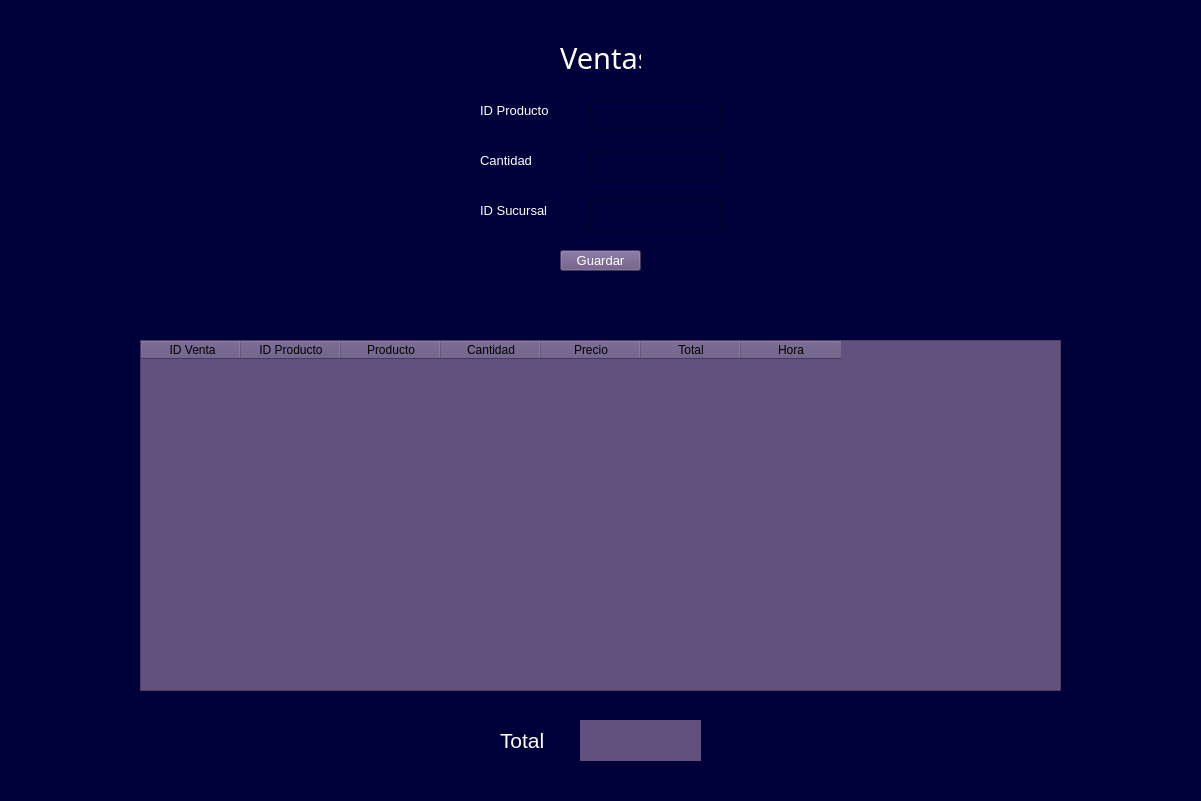
<?xml version="1.0" encoding="UTF-8"?>
<ui version="4.0">
 <class>Form</class>
 <widget class="QWidget" name="Form">
  <property name="geometry">
   <rect>
    <x>0</x>
    <y>0</y>
    <width>1201</width>
    <height>801</height>
   </rect>
  </property>
  <property name="maximumSize">
   <size>
    <width>1201</width>
    <height>801</height>
   </size>
  </property>
  <property name="windowTitle">
   <string>Form</string>
  </property>
  <property name="styleSheet">
   <string notr="true">QWidget#Form{
background-color:rgb(0, 0, 58);}
</string>
  </property>
  <widget class="QLabel" name="label_61">
   <property name="geometry">
    <rect>
     <x>560</x>
     <y>40</y>
     <width>81</width>
     <height>36</height>
    </rect>
   </property>
   <property name="font">
    <font>
     <family>Brush Script MT</family>
     <pointsize>22</pointsize>
     <weight>50</weight>
     <italic>false</italic>
     <bold>false</bold>
    </font>
   </property>
   <property name="styleSheet">
    <string notr="true">font: 22pt &quot;Brush Script MT&quot;;
color: rgb(255, 255, 255);</string>
   </property>
   <property name="text">
    <string>Ventas</string>
   </property>
  </widget>
  <widget class="QLabel" name="label_13">
   <property name="geometry">
    <rect>
     <x>480</x>
     <y>100</y>
     <width>88</width>
     <height>21</height>
    </rect>
   </property>
   <property name="font">
    <font>
     <pointsize>10</pointsize>
    </font>
   </property>
   <property name="styleSheet">
    <string notr="true">color: rgb(255, 255, 255);</string>
   </property>
   <property name="text">
    <string>ID Producto</string>
   </property>
  </widget>
  <widget class="QLabel" name="label_7">
   <property name="geometry">
    <rect>
     <x>480</x>
     <y>150</y>
     <width>65</width>
     <height>21</height>
    </rect>
   </property>
   <property name="font">
    <font>
     <pointsize>10</pointsize>
    </font>
   </property>
   <property name="styleSheet">
    <string notr="true">color: rgb(255, 255, 255);</string>
   </property>
   <property name="text">
    <string>Cantidad</string>
   </property>
  </widget>
  <widget class="QLabel" name="label_12">
   <property name="geometry">
    <rect>
     <x>480</x>
     <y>200</y>
     <width>85</width>
     <height>21</height>
    </rect>
   </property>
   <property name="font">
    <font>
     <pointsize>10</pointsize>
    </font>
   </property>
   <property name="styleSheet">
    <string notr="true">color: rgb(255, 255, 255);</string>
   </property>
   <property name="text">
    <string>ID Sucursal</string>
   </property>
  </widget>
  <widget class="QLineEdit" name="AgregaVentaID">
   <property name="geometry">
    <rect>
     <x>590</x>
     <y>100</y>
     <width>131</width>
     <height>31</height>
    </rect>
   </property>
   <property name="font">
    <font>
     <pointsize>10</pointsize>
    </font>
   </property>
   <property name="styleSheet">
    <string notr="true">background-color:rgb(0, 0, 58); 
color: rgb(255, 255, 255);</string>
   </property>
   <property name="text">
    <string/>
   </property>
  </widget>
  <widget class="QLineEdit" name="AgregaVentaCant">
   <property name="geometry">
    <rect>
     <x>590</x>
     <y>150</y>
     <width>131</width>
     <height>31</height>
    </rect>
   </property>
   <property name="font">
    <font>
     <pointsize>10</pointsize>
    </font>
   </property>
   <property name="styleSheet">
    <string notr="true">background-color:rgb(0, 0, 58); 
color: rgb(255, 255, 255);</string>
   </property>
   <property name="text">
    <string/>
   </property>
  </widget>
  <widget class="QLineEdit" name="AgregaVentaSuc_2">
   <property name="geometry">
    <rect>
     <x>590</x>
     <y>200</y>
     <width>131</width>
     <height>31</height>
    </rect>
   </property>
   <property name="font">
    <font>
     <pointsize>10</pointsize>
    </font>
   </property>
   <property name="styleSheet">
    <string notr="true">background-color:rgb(0, 0, 58); 
color: rgb(255, 255, 255);</string>
   </property>
   <property name="text">
    <string/>
   </property>
  </widget>
  <widget class="QPushButton" name="GuardarVenta_2">
   <property name="geometry">
    <rect>
     <x>560</x>
     <y>250</y>
     <width>81</width>
     <height>21</height>
    </rect>
   </property>
   <property name="font">
    <font>
     <pointsize>10</pointsize>
    </font>
   </property>
   <property name="styleSheet">
    <string notr="true">background-color: rgb(98, 80, 127);
color: rgb(255, 255, 255);</string>
   </property>
   <property name="text">
    <string>Guardar</string>
   </property>
  </widget>
  <widget class="QLabel" name="AlerAgregaVenta_2">
   <property name="geometry">
    <rect>
     <x>470</x>
     <y>290</y>
     <width>261</width>
     <height>21</height>
    </rect>
   </property>
   <property name="toolTip">
    <string>&lt;html&gt;&lt;head/&gt;&lt;body&gt;&lt;p align=&quot;center&quot;&gt;&lt;br/&gt;&lt;/p&gt;&lt;/body&gt;&lt;/html&gt;</string>
   </property>
   <property name="whatsThis">
    <string>&lt;html&gt;&lt;head/&gt;&lt;body&gt;&lt;p align=&quot;center&quot;&gt;&lt;br/&gt;&lt;/p&gt;&lt;/body&gt;&lt;/html&gt;</string>
   </property>
   <property name="styleSheet">
    <string notr="true">color: rgb(255, 8, 12);
font: 11pt &quot;MS Shell Dlg 2&quot;;
background-color:rgb(0, 0, 58);</string>
   </property>
   <property name="text">
    <string/>
   </property>
  </widget>
  <widget class="QTableWidget" name="TableVentas_2">
   <property name="geometry">
    <rect>
     <x>140</x>
     <y>340</y>
     <width>921</width>
     <height>351</height>
    </rect>
   </property>
   <property name="font">
    <font>
     <family>MS Shell Dlg 2</family>
     <pointsize>10</pointsize>
    </font>
   </property>
   <property name="toolTip">
    <string/>
   </property>
   <property name="styleSheet">
    <string notr="true">color: rgb(0, 0, 0);
background-color: rgb(98, 80, 127); 
font: 10pt &quot;MS Shell Dlg 2&quot;;</string>
   </property>
   <column>
    <property name="text">
     <string> ID Venta</string>
    </property>
   </column>
   <column>
    <property name="text">
     <string>ID Producto</string>
    </property>
   </column>
   <column>
    <property name="text">
     <string>Producto</string>
    </property>
   </column>
   <column>
    <property name="text">
     <string>Cantidad</string>
    </property>
   </column>
   <column>
    <property name="text">
     <string>Precio</string>
    </property>
   </column>
   <column>
    <property name="text">
     <string>Total</string>
    </property>
   </column>
   <column>
    <property name="text">
     <string>Hora</string>
    </property>
   </column>
  </widget>
  <widget class="QLabel" name="label_82">
   <property name="geometry">
    <rect>
     <x>500</x>
     <y>730</y>
     <width>61</width>
     <height>21</height>
    </rect>
   </property>
   <property name="font">
    <font>
     <family>MS Shell Dlg 2</family>
     <pointsize>16</pointsize>
     <weight>50</weight>
     <italic>false</italic>
     <bold>false</bold>
    </font>
   </property>
   <property name="styleSheet">
    <string notr="true">font: 16pt &quot;MS Shell Dlg 2&quot;;
color: rgb(255, 255, 255);</string>
   </property>
   <property name="text">
    <string>Total</string>
   </property>
  </widget>
  <widget class="QLabel" name="TotalVenta_3">
   <property name="geometry">
    <rect>
     <x>580</x>
     <y>720</y>
     <width>121</width>
     <height>41</height>
    </rect>
   </property>
   <property name="styleSheet">
    <string notr="true">background-color: rgb(98, 80, 127); 
font: 16pt &quot;MS Shell Dlg 2&quot;;</string>
   </property>
   <property name="text">
    <string/>
   </property>
  </widget>
  <widget class="QLabel" name="label_83">
   <property name="geometry">
    <rect>
     <x>140</x>
     <y>80</y>
     <width>191</width>
     <height>191</height>
    </rect>
   </property>
   <property name="styleSheet">
    <string notr="true">background-color:rgb(0, 0, 58);</string>
   </property>
   <property name="text">
    <string/>
   </property>
  </widget>
  <widget class="QLabel" name="label_84">
   <property name="geometry">
    <rect>
     <x>870</x>
     <y>80</y>
     <width>191</width>
     <height>191</height>
    </rect>
   </property>
   <property name="styleSheet">
    <string notr="true">background-color:rgb(0, 0, 58);</string>
   </property>
   <property name="text">
    <string/>
   </property>
  </widget>
 </widget>
 <resources/>
 <connections/>
</ui>
